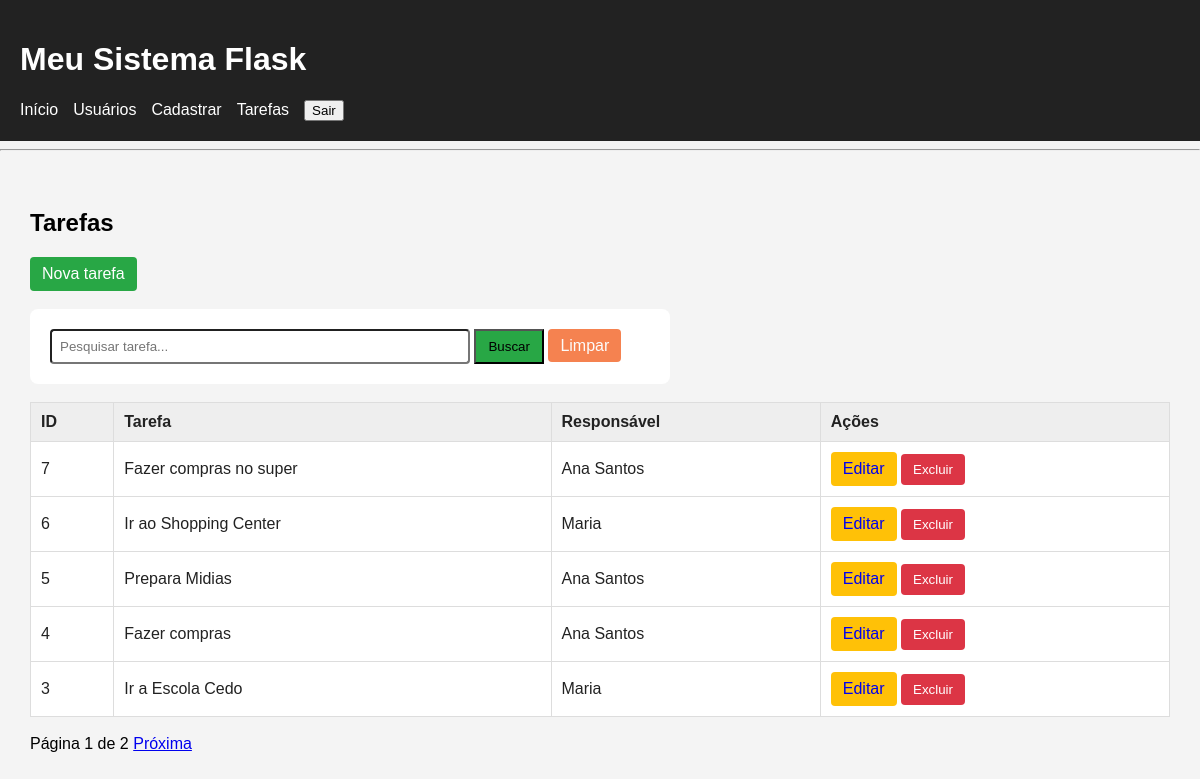
/tarefas (signed in), run on an earlier commit of the app's database.
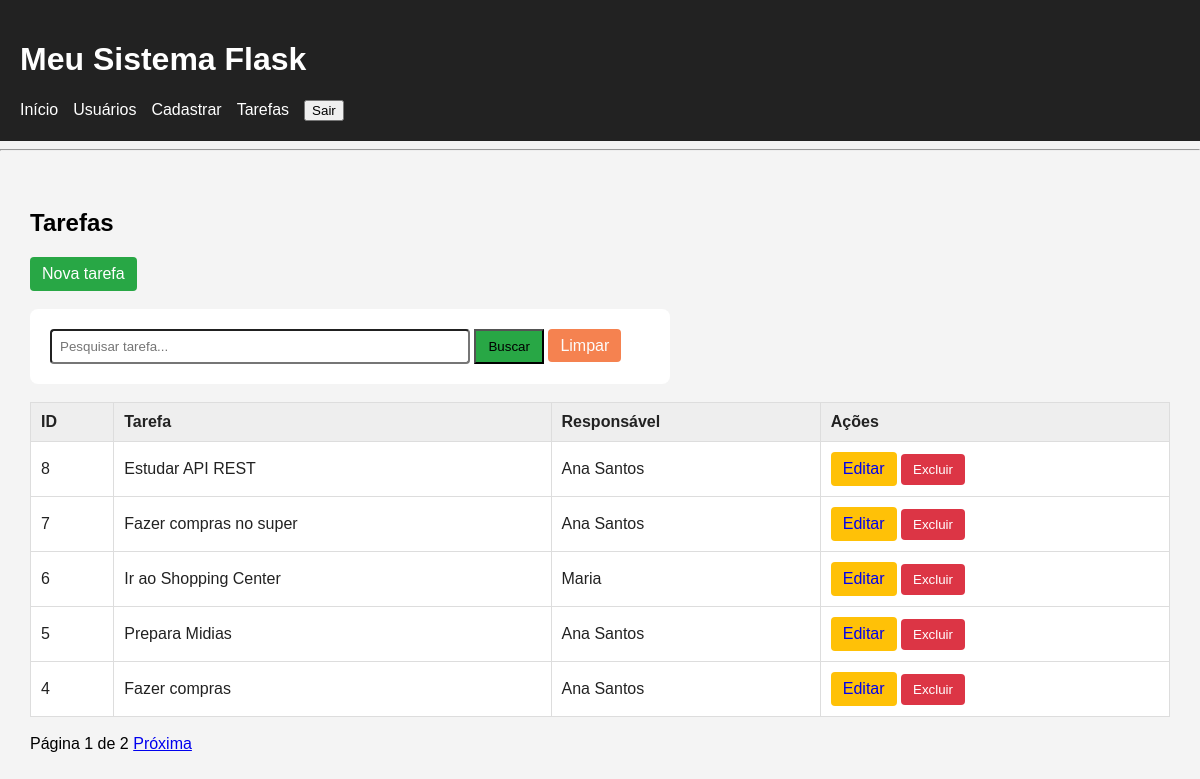
And on a later commit of the database.
### tables this page shows
CREATE TABLE tarefas (
                       id INTEGER PRIMARY KEY AUTOINCREMENT, 
                       titulo TEXT NOT NULL,
                       usuario_id INTEGER NOT NULL,
                       
                       FOREIGN KEY (usuario_id)
                       REFERENCES usuarios(id)
                   );

CREATE TABLE usuarios (
                       id  INTEGER PRIMARY KEY AUTOINCREMENT,
                       nome TEXT NOT NULL, 
                       email TEXT NOT NULL,
                       idade INTERGER,
                       cidade TEXT                       
                   );

### routes/tarefas.py (the view)
@tarefas_bp.route("/tarefas")
@login_required
def tarefas():
    busca = request.args.get(
        "busca",
        ""
    ).strip()
    pagina = request.args.get(
        "pagina",
        1,
        type=int
    )
    if pagina < 1:
        pagina = 1
    por_pagina = 5
    offset = (
        pagina - 1
    ) * por_pagina
    if busca:
        total = contar_tarefas_busca(
            busca
        )
        lista = buscar_tarefas_paginadas(
            busca,
            por_pagina,
            offset
        )
    else:
        total = contar_tarefas()
        lista = listar_tarefas_paginadas(
            por_pagina,
            offset
        )
    total_paginas = math.ceil(
        total / por_pagina
    )
    return render_template(
        "tarefas.html",
        tarefas=lista,
        busca=busca,
        pagina=pagina,
        total_paginas=total_paginas
    )

### auth_utils.py (called while the page is built, shortened)
def login_required(funcao):
    @wraps(funcao)
    def verificar_login(*args, **kwargs):
        return funcao(*args, **kwargs)
    return verificar_login

### banco.py (called while the page is built)
def conectar():
    conexao = sqlite3.connect("banco.db")
    conexao.row_factory = sqlite3.Row
    conexao.execute(
        "PRAGMA foreign_keys = ON"
    )
    return conexao

def listar_tarefas_paginadas(limite, offset):
    conexao = conectar()
    cursor = conexao.cursor()
    cursor.execute("""
                   SELECT
                        tarefas.id,
                        tarefas.titulo,
                        tarefas.usuario_id,
                        usuarios.nome AS usuario_nome
                    FROM tarefas

                    JOIN usuarios
                        ON tarefas.usuario_id = usuarios.id

                    ORDER BY tarefas.id DESC

                    LIMIT ?
                    OFFSET ?
                   """, (limite, offset))
    tarefas = cursor.fetchall()
    conexao.close()
    return tarefas

### templates/tarefas.html (shortened to what this page needs)
{% extends "base.html" %}
{% block conteudo %}
<h2>Tarefas</h2>
<a href="{{ url_for('tarefas.cadastrar') }}" class="botao botao-novo">
    Nova tarefa
</a>
<br><br>
<form class="form-search" method="GET">
    <input type="text" name="busca" placeholder="Pesquisar tarefa..." value="{{busca}}">
    <button type="submit">Buscar</button>
    <a href="{{url_for('tarefas.tarefas')}}">Limpar</a>
</form>
<br>
<table class="tabela">
    <thead>
        <tr>
            <th>ID</th>
            <th>Tarefa</th>
            <th>Responsável</th>
            <th>Ações</th>
        </tr>
    </thead>
    <tbody>
        {% if tarefas %}
        {% for tarefa in tarefas %}
        <tr>
            <td>{{ tarefa.id }}</td>
            <td>
                {{ tarefa.titulo }}
            </td>
            <td>
                {{ tarefa.usuario_nome }}
            </td>
            <td>
                <a href="{{ url_for('tarefas.editar', id=tarefa.id) }}" class="botao botao-editar">
                    Editar
                </a>
                <form action="{{ url_for('tarefas.excluir', id=tarefa.id) }}" method="POST" class="form-excluir"
                    onsubmit="return confirm('Deseja realmente excluir esta tarefa?')">
                    <button type="submit" class="botao botao-excluir">
                        Excluir
                    </button>
                </form>
            </td>
        </tr>
        {% endfor %}
        {% else %}
        <tr>
            <td colspan="4">Nenhuma tarefa encontrada</td>
        </tr>
        {% endif %}
    </tbody>
</table>
<br>
<div class="paginacao">
    <span>
        Página {{pagina}}
        de {{total_paginas}}
    </span>
    {% if pagina < total_paginas %} <a href="{{ url_for(
            'tarefas.tarefas',
            busca=busca,
            pagina=pagina + 1
        ) }}">
        Próxima
        </a>
        {% endif %}
</div>
{% endblock %}

What changed in the data, as far as the page shows it:
no longer on this page (row unchanged): tarefas: id "3", titulo "Ir a Escola Cedo", usuario_nome "Maria"
added tarefas: id "8", titulo "Estudar API REST", usuario_nome "Ana Santos"
